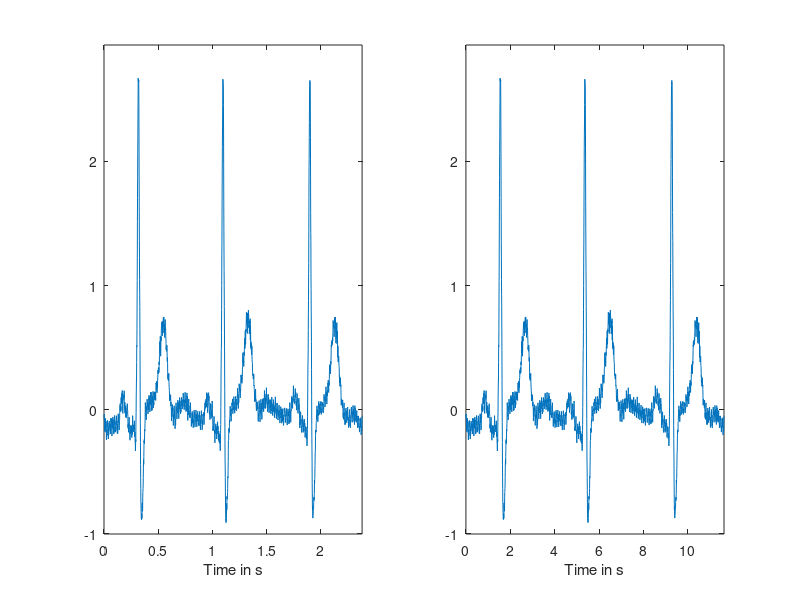
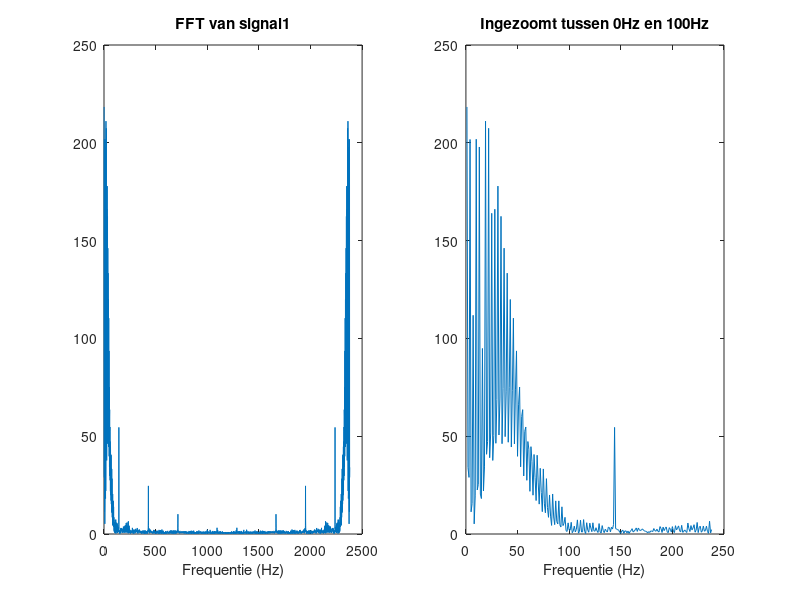

MATLAB code to generate these figures, in order:
close all
clc
% Eerste opdracht, de twee signalen plotten in de tijd
tabel = load('ecg.mat');
tabel2 = load('ecg.mat');

signal1 = tabel.ecg;
m1 = length(signal1);
ymax1 = max(signal1);
ymin1 = min(signal1);

signal2 = tabel2.ecg;
m2 = length(signal2);
ymax2 = max(signal2);
ymin2 = min(signal2);


fs1 = 1000;
Ts1 = 1/fs1;
fs2 = 204.73;
Ts2 = 1/fs2;

subplot(1,2,1)
totaltime1 = Ts1*m1;
totaltime2 = Ts2*m2;
time1 = linspace(0,totaltime1,m1);
plot(time1,signal1)
axis([0,totaltime1,1.1*ymin1,1.1*ymax1]);
xlabel("Time in s");

subplot(1,2,2)
time2 = linspace(0,totaltime2,m2);
plot(time2,signal2)
axis([0,totaltime2,1.1*ymin2,1.1*ymax2]);
xlabel("Time in s");

%FFT maken
X = fft(signal1);
Xreal = real(X);
Xcomp = imag(X);
absX = abs(X);
N = length(absX);
figure
subplot(1,2,1)
plot(absX)
title("FFT van signal1");
xlabel("Frequentie (Hz)");

%ingezoomde FFT
subplot(1,2,2);
axis([0,100,0,1.1*max(absX)]);
plot(absX(1:round(N/10)))
title("Ingezoomt tussen 0Hz en 100Hz");
xlabel("Frequentie (Hz)");


